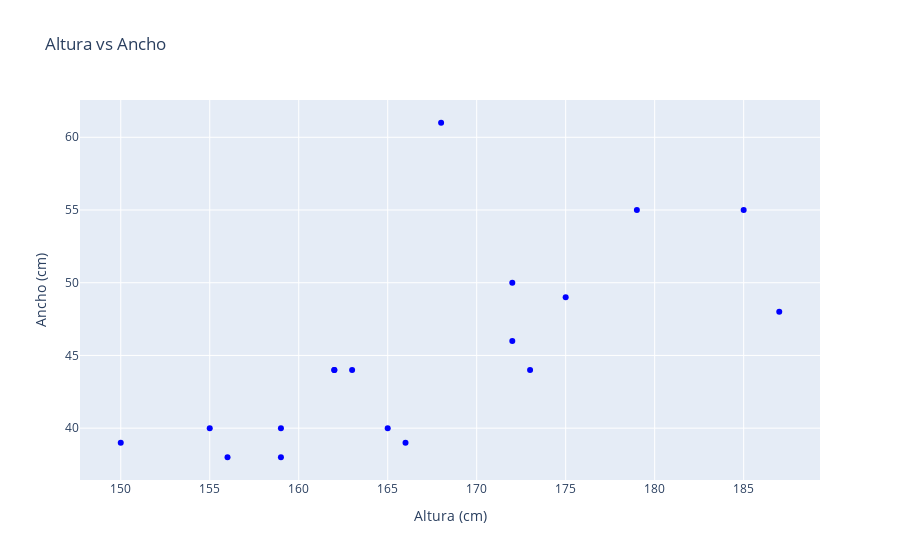
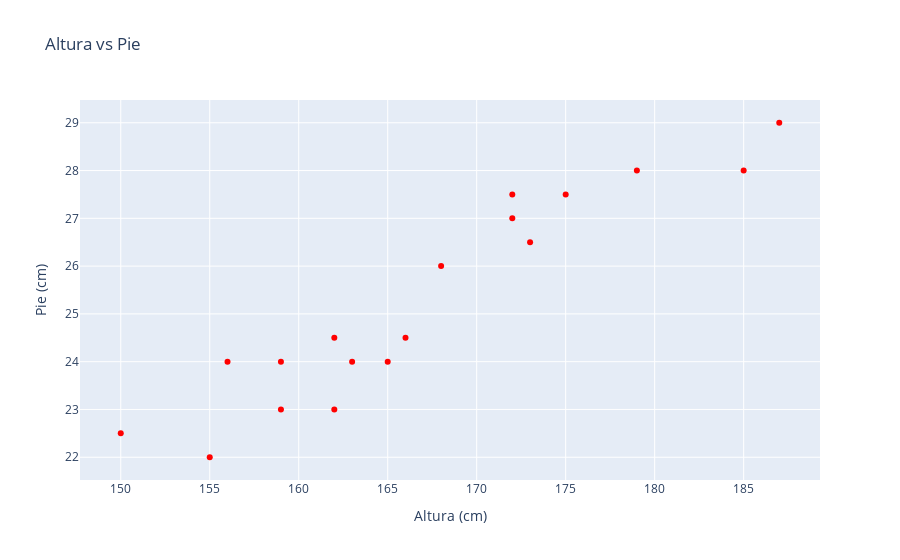

Notebook code for these charts, in order:
### Code cell
fig1 = px.scatter(df, x="Altura", y="Ancho", 
                  title="Altura vs Ancho", 
                  labels={"Altura": "Altura (cm)", "Ancho": "Ancho (cm)"},
                  color_discrete_sequence=["blue"])

# Scatter plot de Altura vs Pie
fig2 = px.scatter(df, x="Altura", y="Pie", 
                  title="Altura vs Pie", 
                  labels={"Altura": "Altura (cm)", "Pie": "Pie (cm)"},
                  color_discrete_sequence=["red"])

# Mostrar ambas gráficas
fig1.show()
fig2.show()

### Figure 1 — Plotly figure (JSON) as saved in the notebook; plotly's stock layout.template omitted (floating-point values rounded to 4 significant figures)
{"data": [{"hovertemplate": "Altura (cm)=%{x}<br>Ancho (cm)=%{y}<extra></extra>", "legendgroup": "", "marker": {"color": "blue", "symbol": "circle"}, "mode": "markers", "name": "", "orientation": "v", "showlegend": false, "type": "scatter", "x": [185, 173, 163, 162, 172, 159, 187, 165, 175, 162, 155, 168, 179, 172, 159, 166, 156, 150], "xaxis": "x", "y": [55, 44, 44, 44, 46, 40, 48, 40, 49, 44, 40, 61, 55, 50, 38, 39, 38, 39], "yaxis": "y"}], "layout": {"legend": {"tracegroupgap": 0}, "title": {"text": "Altura vs Ancho"}, "xaxis": {"anchor": "y", "domain": [0, 1], "title": {"text": "Altura (cm)"}}, "yaxis": {"anchor": "x", "domain": [0, 1], "title": {"text": "Ancho (cm)"}}}}

### Figure 2 — Plotly figure (JSON) as saved in the notebook; plotly's stock layout.template omitted (floating-point values rounded to 4 significant figures)
{"data": [{"hovertemplate": "Altura (cm)=%{x}<br>Pie (cm)=%{y}<extra></extra>", "legendgroup": "", "marker": {"color": "red", "symbol": "circle"}, "mode": "markers", "name": "", "orientation": "v", "showlegend": false, "type": "scatter", "x": [185, 173, 163, 162, 172, 159, 187, 165, 175, 162, 155, 168, 179, 172, 159, 166, 156, 150], "xaxis": "x", "y": [28.0, 26.5, 24.0, 24.5, 27.0, 23.0, 29.0, 24.0, 27.5, 23.0, 22.0, 26.0, 28.0, 27.5, 24.0, 24.5, 24.0, 22.5], "yaxis": "y"}], "layout": {"legend": {"tracegroupgap": 0}, "title": {"text": "Altura vs Pie"}, "xaxis": {"anchor": "y", "domain": [0, 1], "title": {"text": "Altura (cm)"}}, "yaxis": {"anchor": "x", "domain": [0, 1], "title": {"text": "Pie (cm)"}}}}
